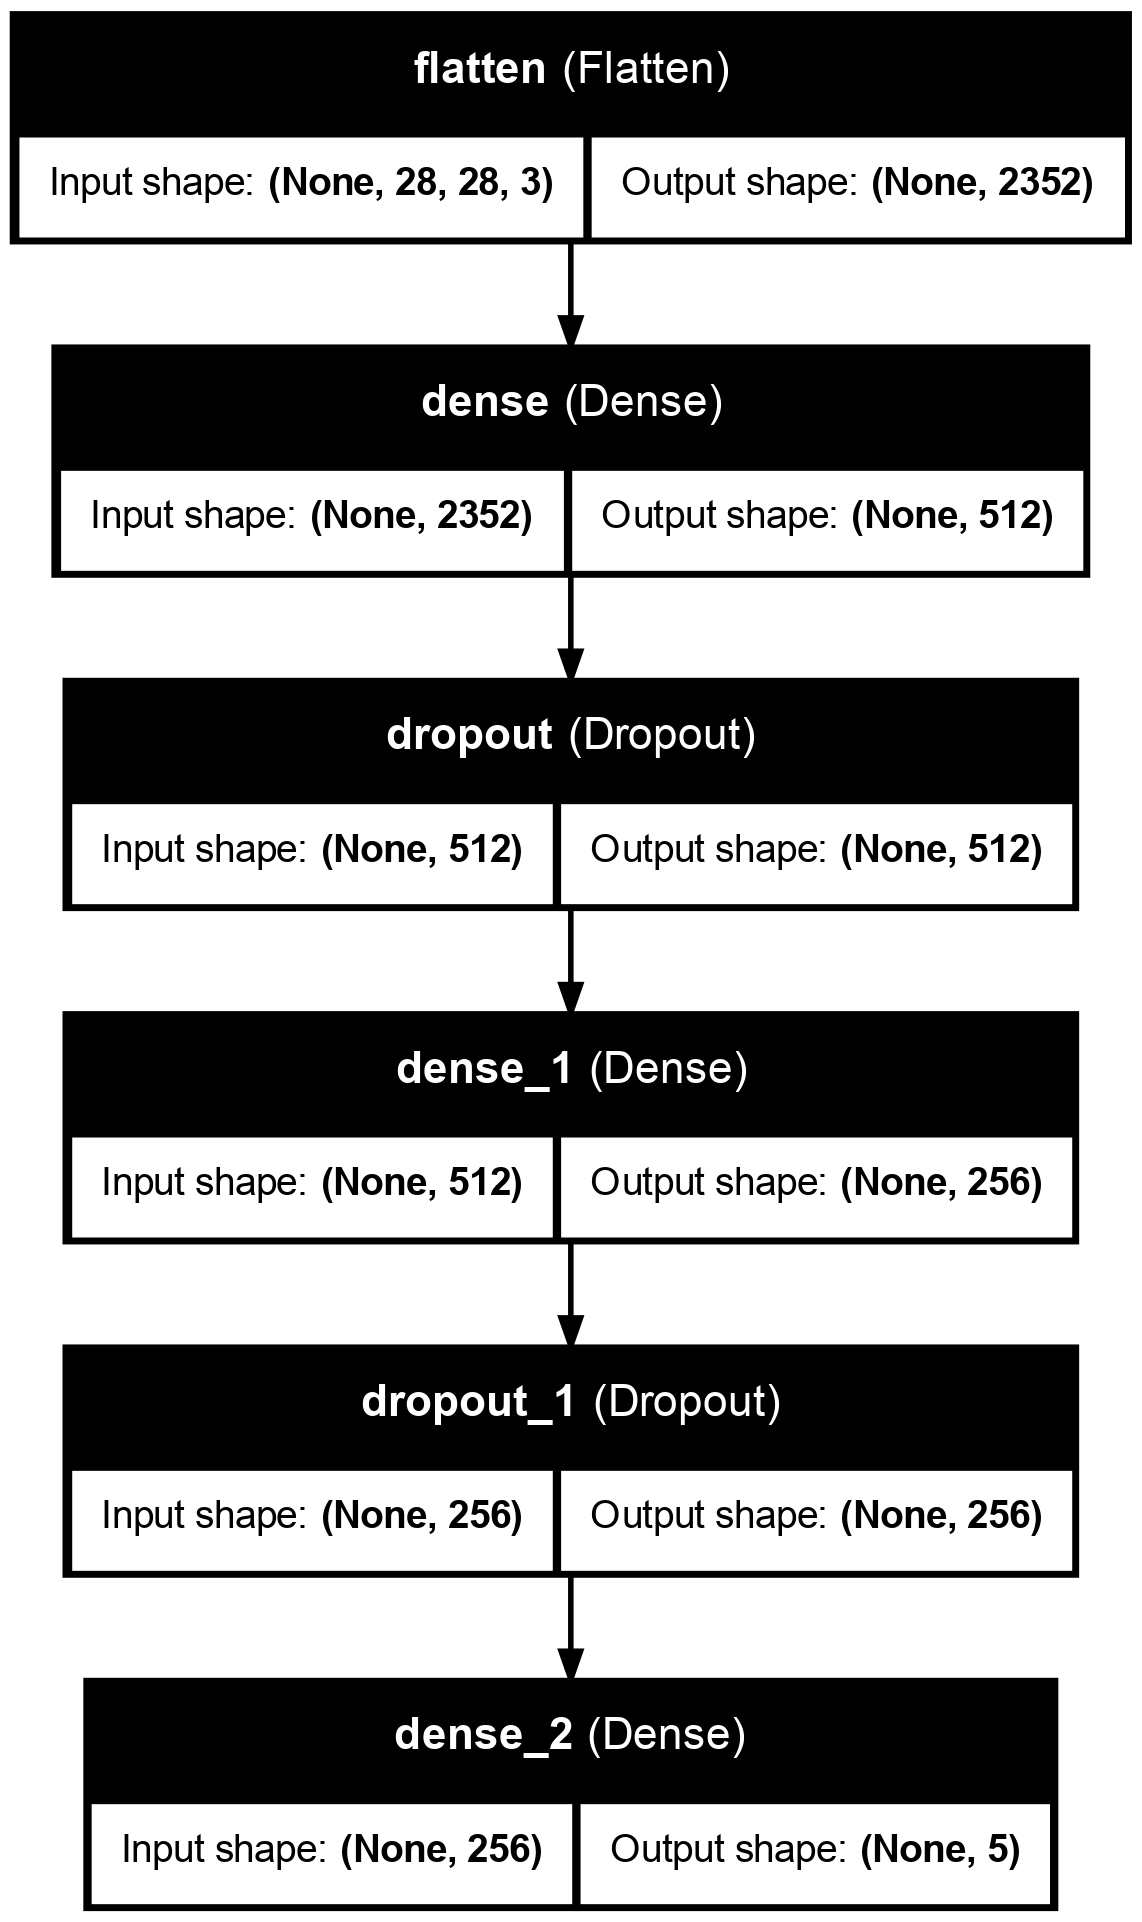

Write the Python code that produced this figure.
import tensorflow as tf
from tensorflow.keras.preprocessing.image import ImageDataGenerator
import matplotlib.pyplot as plt
from tensorflow.keras.utils import plot_model

img_height, img_width = 28, 28
batch_size = 32

train_datagen = ImageDataGenerator(
    rescale=1./255,
    validation_split=0.2
)

test_datagen = ImageDataGenerator(
    rescale=1./255
)

train_generator = train_datagen.flow_from_directory(
    'train_dataset',
    target_size=(img_height, img_width),
    batch_size=batch_size,
    class_mode='categorical',
    subset='training'
)

validation_generator = train_datagen.flow_from_directory(
    'train_dataset',
    target_size=(img_height, img_width),
    batch_size=batch_size,
    class_mode='categorical',
    subset='validation'
)

test_generator = test_datagen.flow_from_directory(
    'test_dataset',
    target_size=(img_height, img_width),
    batch_size=batch_size,
    class_mode='categorical'
)

def build_advanced_dense_model_128(input_shape, num_classes):
    model = tf.keras.Sequential([
        tf.keras.layers.Flatten(input_shape=input_shape),
        tf.keras.layers.Dense(128, activation='relu'),  
        tf.keras.layers.Dropout(0.2),                                
        tf.keras.layers.Dense(num_classes, activation='softmax')
    ])
    return model

def build_advanced_dense_model_256_128(input_shape, num_classes):
    model = tf.keras.Sequential([
        tf.keras.layers.Flatten(input_shape=input_shape),
        tf.keras.layers.Dense(256, activation='relu', kernel_regularizer=tf.keras.regularizers.l2(0.01)), 
        tf.keras.layers.Dropout(0.2),
        tf.keras.layers.Dense(128, activation='relu', kernel_regularizer=tf.keras.regularizers.l2(0.01)),
        tf.keras.layers.Dropout(0.1),
        tf.keras.layers.Dense(num_classes, activation='softmax')
    ])
    return model

def build_advanced_dense_model_512_256(input_shape, num_classes):
    model = tf.keras.Sequential([
        tf.keras.layers.Flatten(input_shape=input_shape),
        tf.keras.layers.Dense(512, activation='relu', kernel_regularizer=tf.keras.regularizers.l2(0.01)),
        tf.keras.layers.Dropout(0.5),  
        tf.keras.layers.Dense(256, activation='relu', kernel_regularizer=tf.keras.regularizers.l2(0.01)),
        tf.keras.layers.Dropout(0.2),  
        tf.keras.layers.Dense(num_classes, activation='softmax')
    ])
    
    return model

model = build_advanced_dense_model_512_256((img_height, img_width, 3), len(train_generator.class_indices))
#model = build_advanced_dense_model_256_128((img_height, img_width, 3), len(train_generator.class_indices))
#model = build_advanced_dense_model_128((img_height, img_width, 3), len(train_generator.class_indices))

plot_model(model, to_file='mlearnSmallSize.png', show_shapes=True, show_layer_names=True)

model.compile(optimizer='adam',
              loss='categorical_crossentropy',
              metrics=['accuracy'])

model.summary()

history = model.fit(
    train_generator,
    epochs=10,
    validation_data=validation_generator
)

test_loss, test_accuracy = model.evaluate(test_generator)
print(f"Test loss: {test_loss}")
print(f"Test accuracy: {test_accuracy}")

model.save('output/mlearnSmallSize.h5')

history_dict = history.history

plt.figure(figsize=(12, 6))

plt.subplot(1, 2, 1)
plt.bar(range(len(history_dict['loss'])), history_dict['loss'], color='blue', alpha=0.6, label='Trening')
plt.bar(range(len(history_dict['val_loss'])), history_dict['val_loss'], color='red', alpha=0.6, label='Walidacja')
plt.title('Strata')
plt.xlabel('Epoka')
plt.ylabel('Strata')
plt.legend()

plt.subplot(1, 2, 2)
plt.bar(range(len(history_dict['accuracy'])), history_dict['accuracy'], color='blue', alpha=0.6, label='Trening')
plt.bar(range(len(history_dict['val_accuracy'])), history_dict['val_accuracy'], color='red', alpha=0.6, label='Walidacja')
plt.title('Dokładność')
plt.xlabel('Epoka')
plt.ylabel('Dokładność')
plt.legend()

plt.tight_layout()
plt.show()

